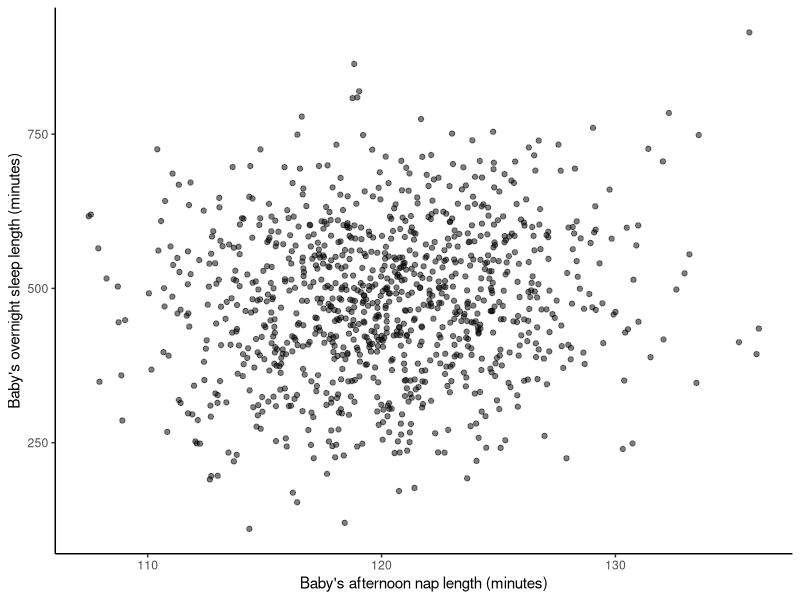

The R source for this figure:
## ---- chunk 1
#| warning: false
#| message: false
#| eval: true

library(tidyverse)
set.seed(853)

number_of_observations <- 1000

baby_sleep <-
  tibble(
    afternoon_nap_length = rnorm(number_of_observations, 120, 5) |> abs(),
    noise = rnorm(number_of_observations, 0, 120),
    night_sleep_length = afternoon_nap_length * 4 + noise,
  )

baby_sleep |>
  ggplot(aes(x = afternoon_nap_length, y = night_sleep_length)) +
  geom_point(alpha = 0.5) +
  labs(
    x = "Baby's afternoon nap length (minutes)",
    y = "Baby's overnight sleep length (minutes)"
  ) +
  theme_classic()
